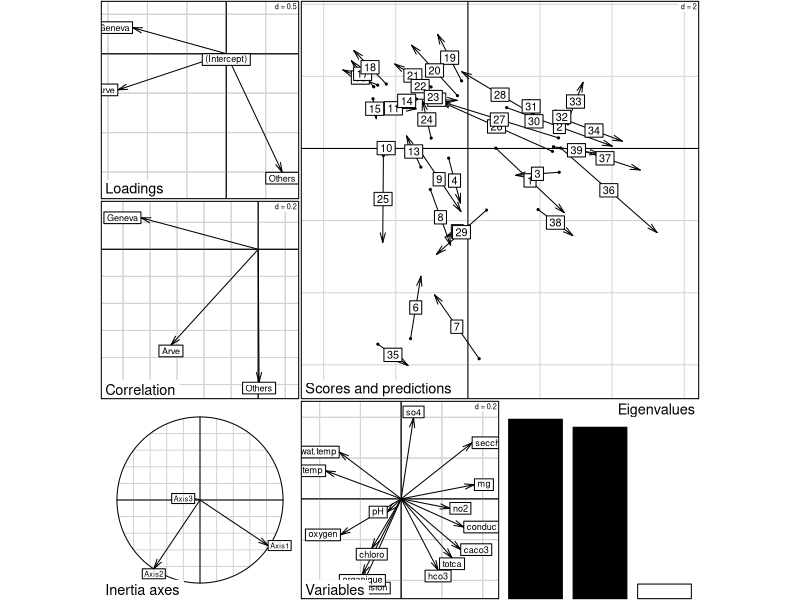
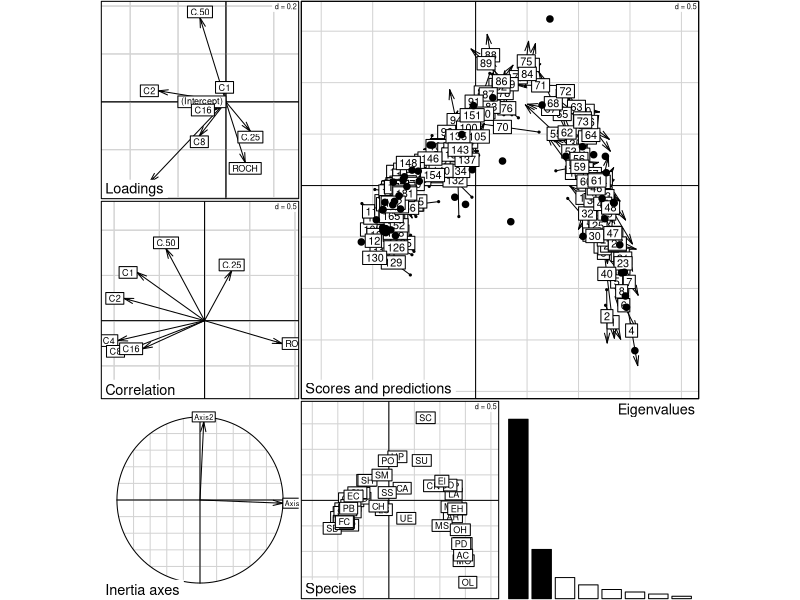
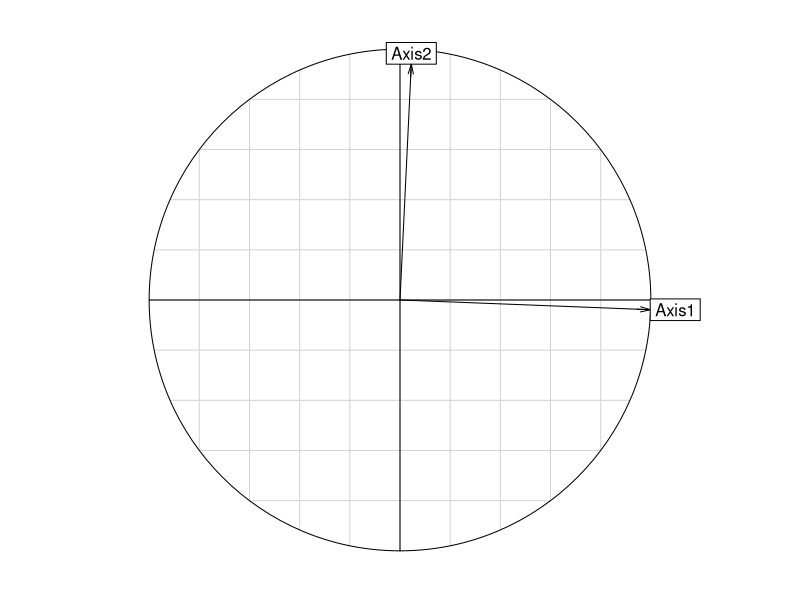
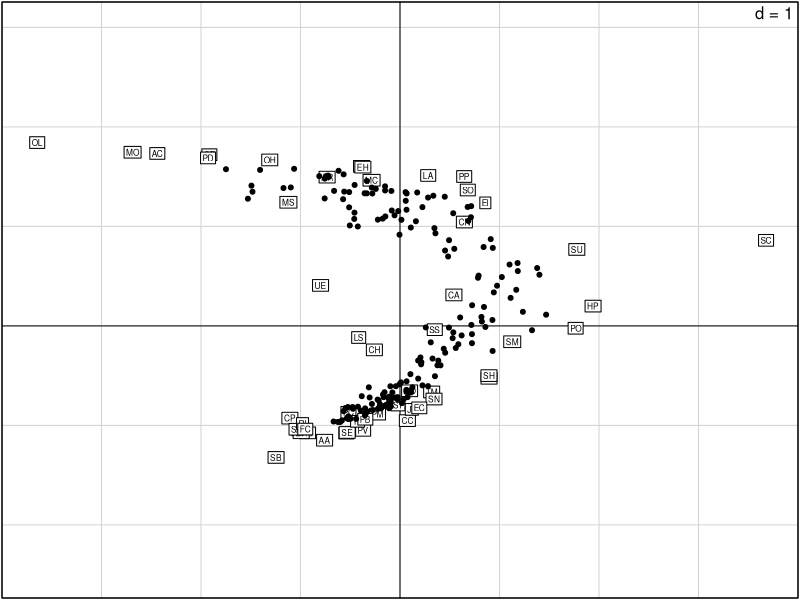
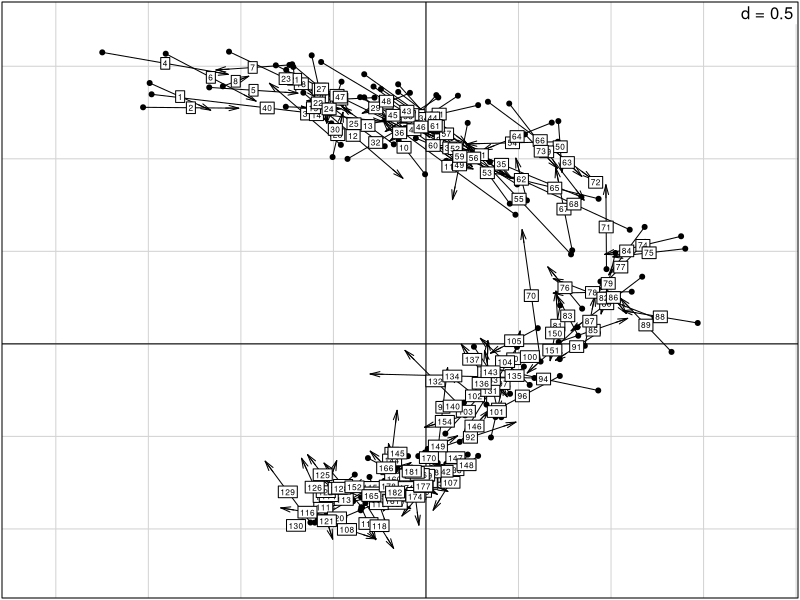
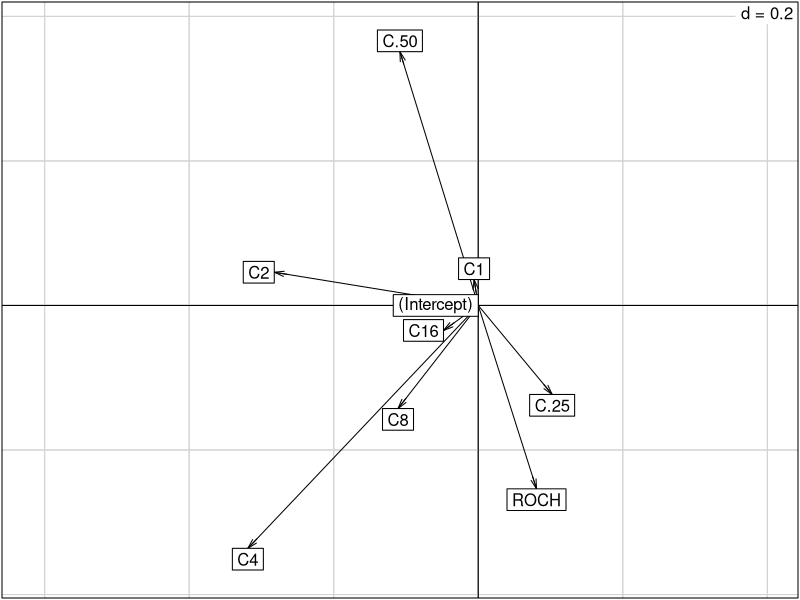
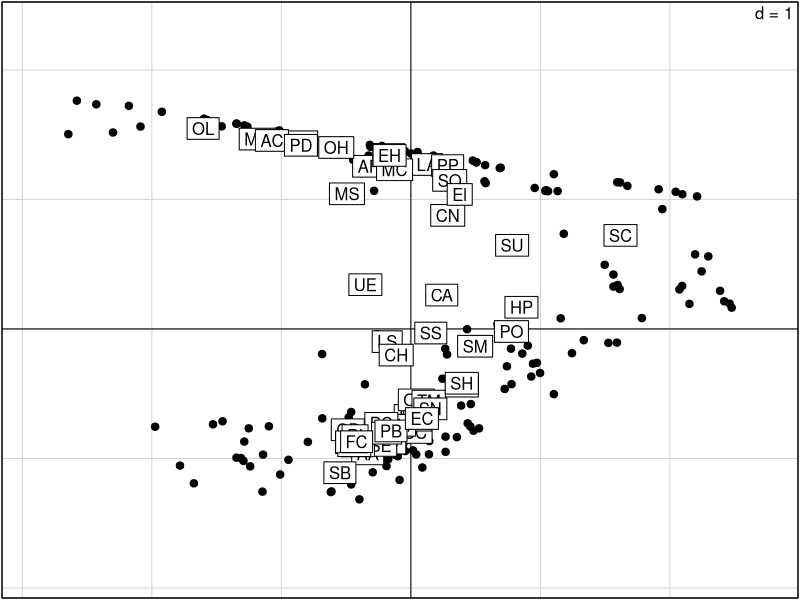
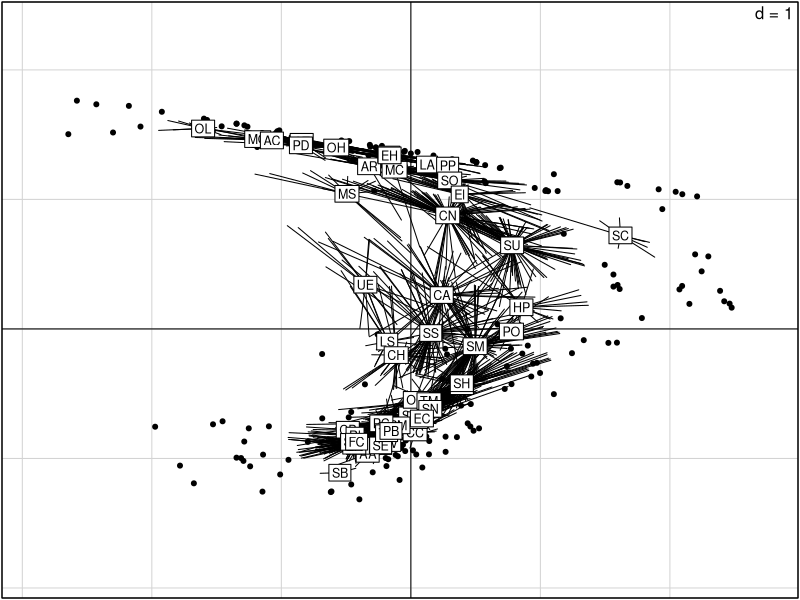

These charts were generated, in order, by the following R code:
library(ade4)


### Name: pcaiv
### Title: Principal component analysis with respect to instrumental
###   variables
### Aliases: pcaiv plot.pcaiv print.pcaiv summary.pcaiv
### Keywords: multivariate

### ** Examples

# example for the pcaiv
data(rhone)
pca1 <- dudi.pca(rhone$tab, scan = FALSE, nf = 3)
iv1 <- pcaiv(pca1, rhone$disch, scan = FALSE)
summary(iv1)
plot(iv1)

# example for the caiv
data(rpjdl)
millog <- log(rpjdl$mil + 1)
coa1 <- dudi.coa(rpjdl$fau, scann = FALSE)
caiv1 <- pcaiv(coa1, millog, scan = FALSE)

if(adegraphicsLoaded()) {
  G1 <- plot(caiv1)
  
  # analysis with c1 - as - li -ls
  # projections of inertia axes on PCAIV axes
  G2 <- s.corcircle(caiv1$as)
  
  # Species positions
  g31 <- s.label(caiv1$c1, xax = 2, yax = 1, plab.cex = 0.5, xlim = c(-4, 4), plot = FALSE)
  # Sites positions at the weighted mean of present species
  g32 <- s.label(caiv1$ls, xax = 2, yax = 1, plab.cex = 0, plot = FALSE)
  G3 <- superpose(g31, g32, plot = TRUE)
  
  # Prediction of the positions by regression on environmental variables
  G4 <- s.match(caiv1$ls, caiv1$li, xax = 2, yax = 1, plab.cex = 0.5)
  
  # analysis with fa - l1 - co -cor
  # canonical weights giving unit variance combinations
  G5 <- s.arrow(caiv1$fa)
  
  # sites position by environmental variables combinations
  # position of species by averaging
  g61 <- s.label(caiv1$l1, xax = 2, yax = 1, plab.cex = 0, ppoi.cex = 1.5, plot = FALSE)
  g62 <- s.label(caiv1$co, xax = 2, yax = 1, plot = FALSE)
  G6 <- superpose(g61, g62, plot = TRUE)
  
  G7 <- s.distri(caiv1$l1, rpjdl$fau, xax = 2, yax = 1, ellipseSize = 0, starSize = 0.33)
  
  # coherence between weights and correlations
  g81 <- s.corcircle(caiv1$cor, xax = 2, yax = 1, plot = FALSE)
  g82 <- s.arrow(caiv1$fa, xax = 2, yax = 1, plot = FALSE)
  G8 <- cbindADEg(g81, g82, plot = TRUE)

} else {
  plot(caiv1)
  
  # analysis with c1 - as - li -ls
  # projections of inertia axes on PCAIV axes
  s.corcircle(caiv1$as)
  
  # Species positions
  s.label(caiv1$c1, 2, 1, clab = 0.5, xlim = c(-4, 4))
  # Sites positions at the weighted mean of present species
  s.label(caiv1$ls, 2, 1, clab = 0, cpoi = 1, add.p = TRUE)
  
  # Prediction of the positions by regression on environmental variables
  s.match(caiv1$ls, caiv1$li, 2, 1, clab = 0.5)
  
  # analysis with fa - l1 - co -cor
  # canonical weights giving unit variance combinations
  s.arrow(caiv1$fa)
  
  # sites position by environmental variables combinations
  # position of species by averaging
  s.label(caiv1$l1, 2, 1, clab = 0, cpoi = 1.5)
  s.label(caiv1$co, 2, 1, add.plot = TRUE)
  
  s.distri(caiv1$l1, rpjdl$fau, 2, 1, cell = 0, csta = 0.33)
  s.label(caiv1$co, 2, 1, clab = 0.75, add.plot = TRUE)
  
  # coherence between weights and correlations
  par(mfrow = c(1, 2))
  s.corcircle(caiv1$cor, 2, 1)
  s.arrow(caiv1$fa, 2, 1)
  par(mfrow = c(1, 1))
}
